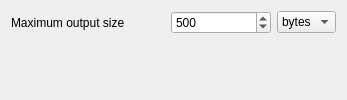
                   <widget class="QWidget" name="bySize_StackedWidgetPage">
                    <layout class="QVBoxLayout" name="verticalLayout_5" stretch="0,1">
                     <item>
                      <layout class="QHBoxLayout" name="horizontalLayout_7">
                       <property name="leftMargin">
                        <number>0</number>
                       </property>
                       <item>
                        <widget class="QLabel" name="maxOutputSize_Label">
                         <property name="text">
                          <string>Maximum output size</string>
                         </property>
                        </widget>
                       </item>
                       <item>
                        <spacer name="horizontalSpacer_7">
                         <property name="orientation">
                          <enum>Qt::Orientation::Horizontal</enum>
                         </property>
                         <property name="sizeHint" stdset="0">
                          <size>
                           <width>40</width>
                           <height>20</height>
                          </size>
                         </property>
                        </spacer>
                       </item>
                       <item>
                        <widget class="QSpinBox" name="maxOutputSize_SpinBox">
                         <property name="minimumSize">
                          <size>
                           <width>100</width>
                           <height>0</height>
                          </size>
                         </property>
                         <property name="prefix">
                          <string/>
                         </property>
                         <property name="minimum">
                          <number>1</number>
                         </property>
                         <property name="maximum">
                          <number>999999</number>
                         </property>
                         <property name="stepType">
                          <enum>QAbstractSpinBox::StepType::AdaptiveDecimalStepType</enum>
                         </property>
                         <property name="value">
                          <number>500</number>
                         </property>
                        </widget>
                       </item>
                       <item>
                        <widget class="QComboBox" name="maxOutputSizeUnit_ComboBox">
                         <property name="currentIndex">
                          <number>0</number>
                         </property>
                         <item>
                          <property name="text">
                           <string>bytes</string>
                          </property>
                         </item>
                         <item>
                          <property name="text">
                           <string>KB</string>
                          </property>
                         </item>
                         <item>
                          <property name="text">
                           <string>MB</string>
                          </property>
                         </item>
                         <item>
                          <property name="text">
                           <string>%</string>
                          </property>
                         </item>
                        </widget>
                       </item>
                      </layout>
                     </item>
                     <item>
                      <spacer name="verticalSpacer_4">
                       <property name="orientation">
                        <enum>Qt::Orientation::Vertical</enum>
                       </property>
                       <property name="sizeHint" stdset="0">
                        <size>
                         <width>20</width>
                         <height>40</height>
                        </size>
                       </property>
                      </spacer>
                     </item>
                    </layout>
                   </widget>
